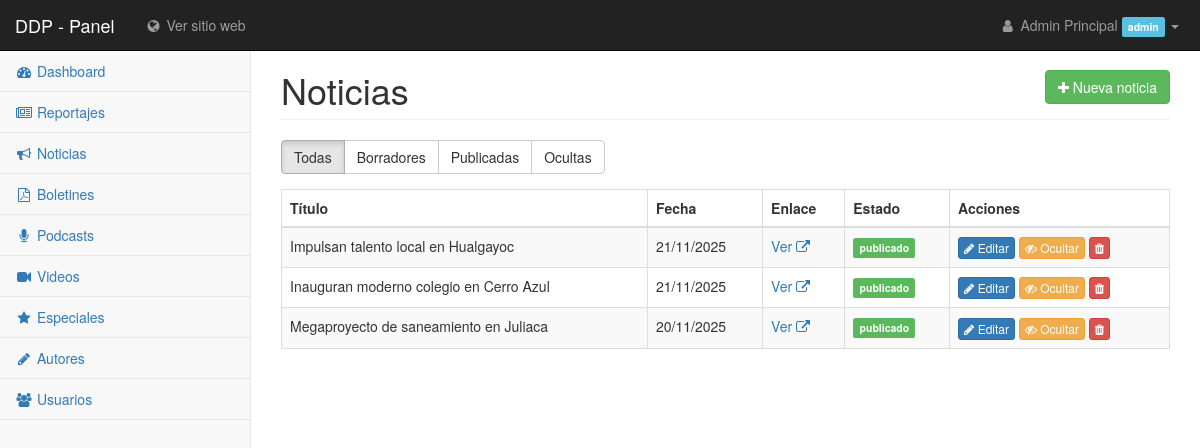
Page /admin/noticias/index.php (signed in) on the committed database.
### tables this page shows
CREATE TABLE noticias (
    id                  INT UNSIGNED AUTO_INCREMENT PRIMARY KEY,
    titulo              VARCHAR(255) NOT NULL,
    foto                VARCHAR(255) NULL,
    link_externo        VARCHAR(500) NULL,
    fecha_publicacion   DATE NOT NULL,
    usuario_id          INT UNSIGNED NOT NULL,
    estado              ENUM('borrador','publicado','oculto') NOT NULL DEFAULT 'publicado',
    CONSTRAINT fk_noticias_usuario
        FOREIGN KEY (usuario_id) REFERENCES usuarios(id)
        ON UPDATE CASCADE ON DELETE RESTRICT,
    INDEX idx_noticias_fecha (fecha_publicacion)
);

### includes/auth.php (called while the page is built, shortened)
<?php
function usuario_autenticado(): bool
{
    return isset($_SESSION['usuario_id']);
}
function tiene_rol($rolesPermitidos): bool
{
    $rolesPermitidos = (array) $rolesPermitidos;
    return in_array($_SESSION['usuario_rol'], $rolesPermitidos, true);
}

### admin/noticias/index.php (the view, shortened to what this page needs)
<?php
require_once __DIR__ . '/../../config/db.php';
require_once __DIR__ . '/../../includes/auth.php';
$esRedactor = tiene_rol('redactor');
$filtroEstado = $_GET['estado'] ?? '';
$sql = "SELECT * FROM noticias WHERE 1=1";
$params = [];
$sql .= " ORDER BY fecha_publicacion DESC";
$stmt = $pdo->prepare($sql);
$stmt->execute($params);
$noticias = $stmt->fetchAll();
$admin_titulo = $esRedactor ? 'Mis noticias' : 'Noticias';
require __DIR__ . '/../includes/plantilla_header.php';
?>
<h1 class="page-header">
    <?= htmlspecialchars($admin_titulo) ?>
    <a href="form.php" class="btn btn-success pull-right"><i class="fa fa-plus"></i> Nueva noticia</a>
</h1>
<div class="btn-group" style="margin-bottom:15px;">
    <a href="?estado=" class="btn btn-default <?= $filtroEstado === '' ? 'active' : '' ?>">Todas</a>
    <a href="?estado=borrador" class="btn btn-default <?= $filtroEstado === 'borrador' ? 'active' : '' ?>">Borradores</a>
    <a href="?estado=publicado" class="btn btn-default <?= $filtroEstado === 'publicado' ? 'active' : '' ?>">Publicadas</a>
    <a href="?estado=oculto" class="btn btn-default <?= $filtroEstado === 'oculto' ? 'active' : '' ?>">Ocultas</a>
</div>
<div class="table-responsive">
    <table class="table table-striped table-bordered">
        <thead><tr><th>Título</th><th>Fecha</th><th>Enlace</th><th>Estado</th><th style="width:220px;">Acciones</th></tr></thead>
        <tbody>
        <?php foreach ($noticias as $n): ?>
            <tr>
                <td><?= htmlspecialchars($n['titulo']) ?></td>
                <td><?= date('d/m/Y', strtotime($n['fecha_publicacion'])) ?></td>
                <td><a href="<?= htmlspecialchars($n['link_externo']) ?>" target="_blank">Ver <i class="fa fa-external-link"></i></a></td>
                <td>
                    <?php $badge = ['borrador' => 'default', 'publicado' => 'success', 'oculto' => 'default'][$n['estado']] ?? 'default'; ?>
                    <span class="label label-<?= $badge ?>"><?= htmlspecialchars($n['estado']) ?></span>
                </td>
                <td>
                    <a href="form.php?id=<?= (int)$n['id'] ?>" class="btn btn-xs btn-primary"><i class="fa fa-pencil"></i> Editar</a>
                    <?php if (tiene_rol(['admin', 'editor'])): ?>
                        <?php if ($n['estado'] !== 'publicado'): ?>
                            <a href="cambiar_estado.php?id=<?= (int)$n['id'] ?>&estado=publicado" class="btn btn-xs btn-success"><i class="fa fa-check"></i> Publicar</a>
                        <?php else: ?>
                            <a href="cambiar_estado.php?id=<?= (int)$n['id'] ?>&estado=oculto" class="btn btn-xs btn-warning"><i class="fa fa-eye-slash"></i> Ocultar</a>
                        <?php endif; ?>
                    <?php endif; ?>
                    <?php if (tiene_rol('admin')): ?>
                        <a href="eliminar.php?id=<?= (int)$n['id'] ?>" class="btn btn-xs btn-danger" onclick="return confirm('¿Eliminar esta noticia?');"><i class="fa fa-trash"></i></a>
                    <?php endif; ?>
                </td>
            </tr>
        <?php endforeach; ?>
        </tbody>
    </table>
</div>
<?php require __DIR__ . '/../includes/plantilla_footer.php'; ?>

### assets/admin/css/startmin.css (style rules this page uses)
body { background-color: #f8f8f8; }

### rows in the picture
noticias: titulo "Impulsan talento local en Hualgayoc", fecha_publicacion "21/11/2025", estado "publicado"
noticias: titulo "Inauguran moderno colegio en Cerro Azul", fecha_publicacion "21/11/2025", estado "publicado"
noticias: titulo "Megaproyecto de saneamiento en Juliaca", fecha_publicacion "20/11/2025", estado "publicado"

### other values in the picture
$_SESSION['usuario_nombre'] "Admin Principal"
$rolActual "admin"
$admin_titulo "Noticias"
